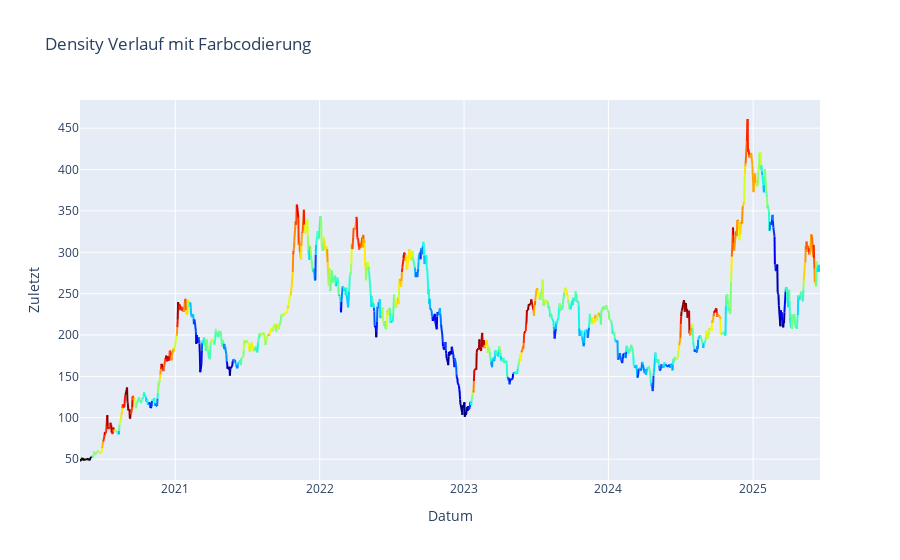

Notebook code cell kept with this figure:
### Markdown cell above
### Color the price history according to the column density

### Code cell
# Statistical limits for clipping
vmin = lower_limit
vmax = upper_limit

# Create normalization
norm = Normalize(vmin=vmin, vmax=vmax, clip=True)

# Create plotly-figure
fig = go.Figure()

# Draw line segments with colors based on density
for i in range(len(df_stock) - 1):
    density_value = df_stock["density"].iloc[i]
    color = get_color(density_value, norm)
    
    fig.add_trace(go.Scatter(
        x=df_stock["Datum"].iloc[i:i+2],  # Zwei Punkte verbinden
        y=df_stock["Zuletzt"].iloc[i:i+2],
        mode="lines",
        line=dict(color=color, width=2),
        showlegend=False,
    ))

# Adjust layout
fig.update_layout(
    title="Density Verlauf mit Farbcodierung",
    xaxis_title="Datum",
    yaxis_title="Zuletzt",
    # Add colorbar
    coloraxis=dict(
        colorbar=dict(
            title="Density",
            ticktext=["Niedrig (Blau)", "Neutral (Grün)", "Hoch (Rot)"],
            tickvals=[vmin, (vmin+vmax)/2, vmax]
        ),
        colorscale="jet",
        cmin=vmin,
        cmax=vmax
    )
)

fig.show()

# Optional: Ausgabe der Grenzwerte zur Kontrolle
print(f"Untere Grenze (vmin): {vmin:.2f}")
print(f"Obere Grenze (vmax): {vmax:.2f}")
print(f"Mittelwert: {describe_ser['mean']:.2f}")
